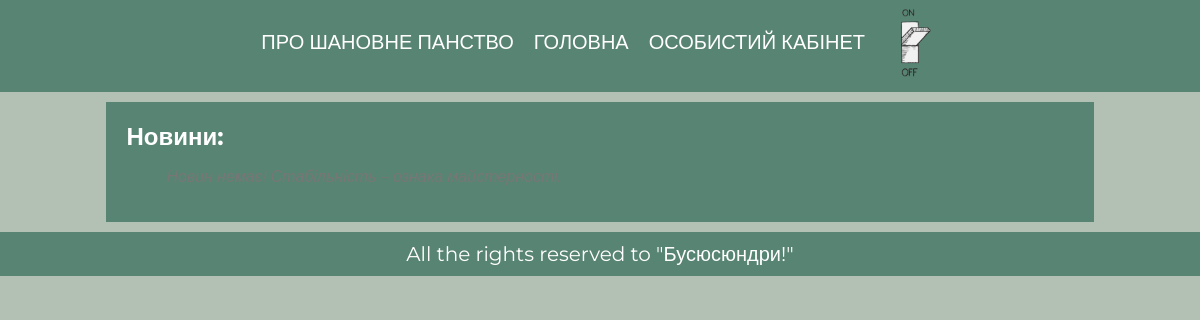
Page / (signed in) on the earlier database version.
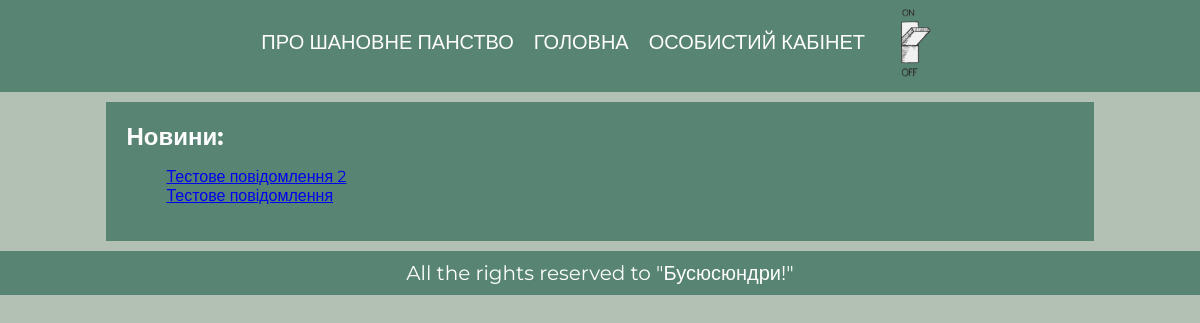
Same page on the later database version.
### app/models.py (models this page shows, shortened)
class Article(models.Model):
    article_title = models.CharField('назва новини', max_length=200)
    article_text = models.TextField('текст новини')
    pub_date = models.DateTimeField('дата публікації')
    class Meta():
      verbose_name = 'Новина'
      verbose_name_plural = 'Новини'

### app/views.py (the view)
# urls.py: path('', views.index, name='Home'),
@login_required
def index(request):
    latest_article_list = Article.objects.order_by('-pub_date')
    return render(request, 'app/index.html', {'latest_article_list': latest_article_list})

### app/templates/app/index.html (shortened to what this page needs)
{% extends 'app/base.html' %}
{% load static %}
{% block main %}
<section>
  <div class='latest-publications text'>
    <h3 class="latest-publications-h3">Новини:</h3>
    <ul>
      {% if latest_article_list%}
        {% for a in latest_article_list %}
          <li><a href="/{{a.id}}">{{a.article_title}}</a></li>
        {% endfor %}
      {% else %}
        <p class="no-news">Новин немає! Стабільність – ознака майстерності.</p>
      {% endif %}
    </ul>
  </div>
</section>
{% endblock %}
{% block footer %}
All the rights reserved to "Бусюсюндри!"
{% endblock %}

Differences in the rows shown:
added Article: article_title "Тестове повідомлення 2"
added Article: article_title "Тестове повідомлення"
